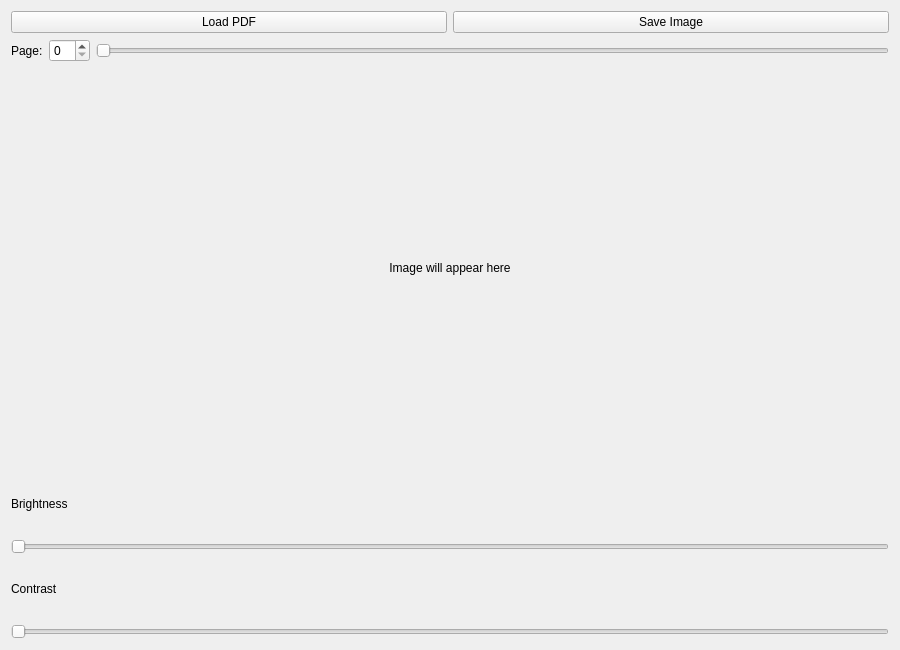
<?xml version="1.0" encoding="UTF-8"?>
<ui version="4.0">
 <class>Form</class>
 <widget class="QWidget" name="Form">
  <property name="geometry">
   <rect>
    <x>0</x>
    <y>0</y>
    <width>900</width>
    <height>650</height>
   </rect>
  </property>
  <property name="windowTitle">
   <string>PDF Image Editor</string>
  </property>
  <layout class="QVBoxLayout" name="verticalLayout">
   <item>
    <layout class="QHBoxLayout" name="topButtonsLayout">
     <item>
      <widget class="QPushButton" name="loadPdfBtn">
       <property name="text">
        <string>Load PDF</string>
       </property>
      </widget>
     </item>
     <item>
      <widget class="QPushButton" name="saveBtn">
       <property name="text">
        <string>Save Image</string>
       </property>
      </widget>
     </item>
    </layout>
   </item>
   <item>
    <layout class="QHBoxLayout" name="pageControlLayout">
     <item>
      <widget class="QLabel" name="pageLabel">
       <property name="text">
        <string>Page:</string>
       </property>
      </widget>
     </item>
     <item>
      <widget class="QSpinBox" name="pageBox"/>
     </item>
     <item>
      <widget class="QSlider" name="pageSlider">
       <property name="orientation">
        <enum>Qt::Horizontal</enum>
       </property>
      </widget>
     </item>
    </layout>
   </item>
   <item>
    <widget class="QLabel" name="imageLabel">
     <property name="text">
      <string>Image will appear here</string>
     </property>
     <property name="alignment">
      <set>Qt::AlignCenter</set>
     </property>
     <property name="minimumSize">
      <size>
       <width>600</width>
       <height>400</height>
      </size>
     </property>
    </widget>
   </item>
   <item>
    <widget class="QLabel" name="brightnessLabel">
     <property name="text">
      <string>Brightness</string>
     </property>
    </widget>
   </item>
   <item>
    <widget class="QSlider" name="brightnessSlider">
     <property name="orientation">
      <enum>Qt::Horizontal</enum>
     </property>
    </widget>
   </item>
   <item>
    <widget class="QLabel" name="contrastLabel">
     <property name="text">
      <string>Contrast</string>
     </property>
    </widget>
   </item>
   <item>
    <widget class="QSlider" name="contrastSlider">
     <property name="orientation">
      <enum>Qt::Horizontal</enum>
     </property>
    </widget>
   </item>
  </layout>
 </widget>
 <resources/>
 <connections/>
</ui>
